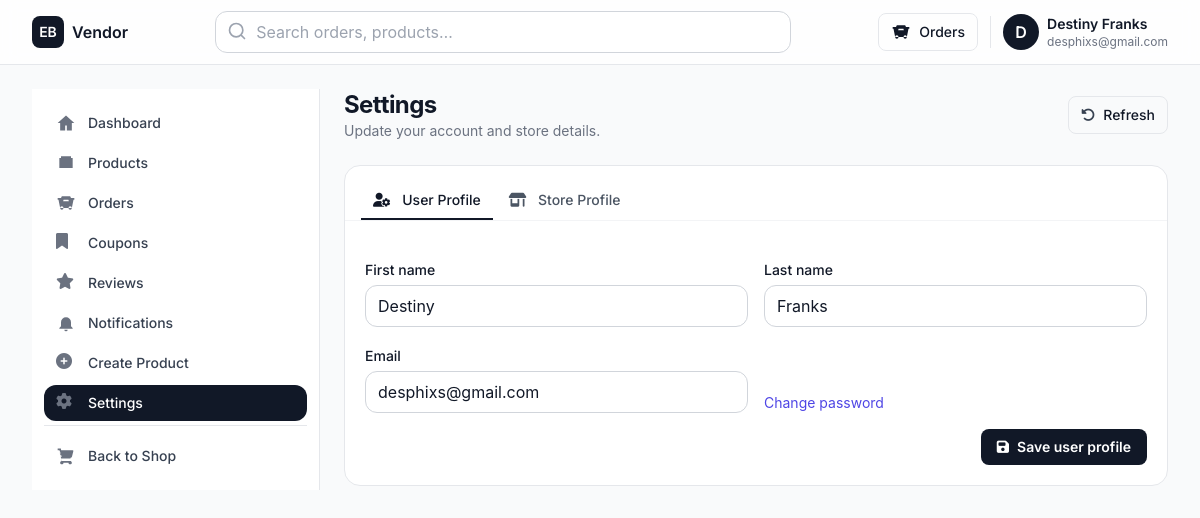
The app's page /vendor/settings/ (signed in) with its own data.
### userauths/models.py (models this page shows, shortened)
class User(AbstractUser):
    class Role(models.TextChoices):
        BUYER = "BUYER", "Buyer"
        VENDOR = "VENDOR", "Vendor"
    email = models.EmailField(unique=True)
    username = models.CharField(unique=True, max_length=50)
    role = models.CharField(max_length=50, choices=Role.choices, default=Role.BUYER)
    USERNAME_FIELD = 'email'
    REQUIRED_FIELDS = ['username']

### vendor/views.py (the view)
    def _wrapped(request, *args, **kwargs):
        user = request.user
        if not user.is_authenticated:
            from django.contrib.auth.views import redirect_to_login
            return redirect_to_login(request.get_full_path())
        if getattr(user, "role", "").upper() != "VENDOR":
            return HttpResponseBadRequest("Vendor account required.")
        return view_func(request, *args, **kwargs)

### userauths/forms.py (shortened to what this page needs)
class UserProfileForm(forms.ModelForm):
    class Meta:
        model = User
        fields = ["first_name", "last_name", "email"]
        widgets = {
            "first_name": forms.TextInput(attrs={"maxlength": 150}),
            "last_name": forms.TextInput(attrs={"maxlength": 150}),
            "email": forms.EmailInput(),
        }

### addon/context_processors.py (called while the page is built)
def global_context(request):
    context = {}
    context['site_config'] = models.SiteConfiguration.get_solo()
    context['theme_settings'] = models.ThemeSettings.get_solo()
    context['hero_section'] = models.HeroSection.objects.filter(active=True).first()
    context['social_links'] = models.SocialLink.objects.all()
    return context

### addon/models.py (called while the page is built)
    @classmethod
    def get_solo(cls):
        obj, created = cls.objects.get_or_create(pk=1)
        return obj

    @classmethod
    def get_solo(cls):
        obj, created = cls.objects.get_or_create(pk=1)
        return obj

### order/context_processors.py (called while the page is built)
def global_context(request):
    context = {}
    cart = Cart.get_for_request(request)
    context['cart_item_count'] = CartItem.objects.filter(cart=cart).count()
    return context

### order/models.py (called while the page is built)
    @classmethod
    def get_for_request(cls, request):
        if request.user.is_authenticated:
            cart, _ = cls.objects.get_or_create(user=request.user)
            return cart
        if not request.session.session_key:
            request.session.create()
        session_key = request.session.session_key
        cart, _ = cls.objects.get_or_create(session_key=session_key, user=None)
        return cart

### vendor/views.py (called while the page is built)
def vendor_required(view_func):
    def _wrapped(request, *args, **kwargs):
        user = request.user
        if not user.is_authenticated:
            from django.contrib.auth.views import redirect_to_login
            return redirect_to_login(request.get_full_path())
        if getattr(user, "role", "").upper() != "VENDOR":
            return HttpResponseBadRequest("Vendor account required.")
        return view_func(request, *args, **kwargs)
    return _wrapped

### vendor/templates/vendor/vendor_settings.html (shortened to what this page needs)
{% extends "partials/vendor/vendor_navigation.html" %}
{% block vendor_content %}
<link rel="stylesheet"
      href="https://cdnjs.cloudflare.com/ajax/libs/font-awesome/6.5.0/css/all.min.css"
 />
<div id="settings-app" class="space-y-6"
     data-user-update-url="{% url 'vendor:user_update_ajax' %}"
     data-vendor-update-url="{% url 'vendor:vendor_update_ajax' %}">
  <div class="flex items-center justify-between">
    <div>
      <h1 class="text-2xl font-bold tracking-tight">Settings</h1>
      <p class="text-sm text-gray-500">Update your account and store details.</p>
    </div>
    <a href="{{ request.get_full_path }}"
       class="inline-flex items-center gap-2 rounded-lg border border-gray-200 px-3 py-2 text-sm font-medium hover:bg-gray-50">
      <i class="fa-solid fa-rotate-left text-gray-700"></i>
      Refresh
    </a>
  </div>
  <div class="rounded-2xl border border-gray-200 bg-white">
    <div class="border-b border-gray-100 px-4 pt-4">
      <nav class="flex gap-1">
        <button type="button" data-tab="user"
                class="tab-btn px-3 py-2 text-sm font-medium rounded-t-lg border-b-2 border-gray-900">
          <i class="fa-solid fa-user-gear mr-2"></i> User Profile
        </button>
        <button type="button" data-tab="store"
                class="tab-btn px-3 py-2 text-sm font-medium rounded-t-lg text-gray-600 hover:text-gray-900 border-b-2 border-transparent">
          <i class="fa-solid fa-shop mr-2"></i> Store Profile
        </button>
      </nav>
    </div>
    <div class="p-5">
      <section id="tab-user" class="tab-panel">
        <form id="formUser" class="space-y-4">
          <div class="grid grid-cols-1 md:grid-cols-2 gap-4">
            <div>
              <label class="text-sm font-medium">First name</label>
              <input name="first_name" value="{{ user_form.instance.first_name }}"
                     class="mt-1 w-full rounded-xl border border-gray-300 px-3 py-2" maxlength="150">
            </div>
            <div>
              <label class="text-sm font-medium">Last name</label>
              <input name="last_name" value="{{ user_form.instance.last_name }}"
                     class="mt-1 w-full rounded-xl border border-gray-300 px-3 py-2" maxlength="150">
            </div>
          </div>
          <div class="grid grid-cols-1 md:grid-cols-2 gap-4">
            <div class="md:col-span-1">
              <label class="text-sm font-medium">Email</label>
              <input name="email" type="email" value="{{ user_form.instance.email }}"
                     class="mt-1 w-full rounded-xl border border-gray-300 px-3 py-2">
            </div>
            <div class="md:col-span-1 flex items-end">
              <a href="" class="text-sm text-indigo-600 hover:underline">Change password</a>
            </div>
          </div>
          <div class="flex items-center justify-end">
            <button type="submit"
                    class="inline-flex items-center gap-2 rounded-lg bg-gray-900 text-white px-4 py-2 text-sm font-semibold hover:bg-black">
              <i class="fa-solid fa-floppy-disk"></i>
              Save user profile
            </button>
          </div>
        </form>
      </section>
    </div>
  </div>
</div>
{% endblock %}

### templates/partials/vendor/vendor_navigation.html (shortened to what this page needs)
{% extends "base/vendor_base.html" %}
{% block content %}
<div class="min-h-screen bg-gray-50 text-gray-900">
  <header class="sticky top-0 z-50 bg-white/80 backdrop-blur border-b border-gray-200">
    <div class="max-w-8xl mx-auto px-4 sm:px-6 lg:px-8 h-16 flex items-center justify-between">
      <div class="flex items-center gap-3">
        <a href="{% url 'vendor:dashboard' %}" class="flex items-center gap-2">
          <span class="inline-flex items-center justify-center rounded-lg bg-gray-900 text-white h-8 w-8 text-sm font-semibold">EB</span>
          <span class="font-semibold">Vendor</span>
        </a>
      </div>
      <div class="hidden md:flex flex-1 max-w-xl mx-6">
        <div class="relative w-full">
          <input type="search" placeholder="Search orders, products…" class="w-full rounded-xl border border-gray-300 pl-10 pr-3 py-2 focus:ring-2 focus:ring-gray-900/20 focus:border-gray-400 bg-white/70">
          <svg class="absolute left-3 top-2.5 h-5 w-5 text-gray-400" xmlns="http://www.w3.org/2000/svg" fill="none" viewBox="0 0 24 24" stroke="currentColor">
            <path stroke-linecap="round" stroke-linejoin="round" stroke-width="2" d="m21 21-4.35-4.35M11 19a8 8 0 1 1 0-16 8 8 0 0 1 0 16z"/>
          </svg>
        </div>
      </div>
      <div class="flex items-center gap-3">
        <a href="{% url 'vendor:orders' %}" class="hidden sm:inline-flex items-center gap-2 rounded-lg border border-gray-200 px-3 py-2 hover:bg-gray-50">
          <svg class="h-5 w-5" xmlns="http://www.w3.org/2000/svg" fill="currentColor" viewBox="0 0 24 24"><path d="M7 4h10l1 2h4v2h-1l-2 10H5L3 8H2V6h4l1-2zm2.1 4l-.5 2h6.8l-.5-2H9.1zM7 20a2 2 0 1 0 0-4 2 2 0 0 0 0 4zm10 0a2 2 0 1 0 0-4 2 2 0 0 0 0 4z"/></svg>
          <span class="text-sm font-medium">Orders</span>
        </a>
        <a href="{% url 'vendor:settings' %}" class="flex items-center gap-2">
          <div class="h-9 w-9 rounded-full bg-gray-900 text-white grid place-items-center font-semibold">
            {{ request.user.first_name|default:request.user.username|first|upper }}
          </div>
          <div class="hidden sm:flex flex-col leading-tight">
            <span class="text-sm font-semibold">{{ request.user.get_full_name|default:request.user.username }}</span>
            <span class="text-xs text-gray-500">{{ request.user.email }}</span>
          </div>
        </a>
      </div>
    </div>
  </header>
  <div class="max-w-8xl mx-auto px-4 sm:px-6 lg:px-8 py-6">
    <div class="grid grid-cols-1 lg:grid-cols-[18rem_minmax(0,1fr)] gap-6">
      {% with view=request.resolver_match.view_name %}
      <aside id="vendorSidebar" class="fixed lg:static inset-y-0 left-0 z-50 w-72 transform -translate-x-full lg:translate-x-0 transition-transform duration-300 bg-white border-r border-gray-200 shadow-xl lg:shadow-none">
        <nav class="px-3 py-4 space-y-1 overflow-y-auto h-[calc(100vh-4rem)] lg:h-auto">
          <a href="{% url 'vendor:dashboard' %}"
             class="group flex items-center gap-3 px-3 py-2 rounded-xl transition
             {% if view == 'vendor:dashboard' %}bg-gray-900 text-white{% else %}text-gray-700 hover:bg-gray-100{% endif %}">
            <svg class="h-5 w-5 {% if view == 'vendor:dashboard' %}text-white{% else %}text-gray-500 group-hover:text-gray-700{% endif %}" xmlns="http://www.w3.org/2000/svg" fill="currentColor" viewBox="0 0 24 24"><path d="M12 3l10 9h-3v9h-6v-6H11v6H5v-9H2z"/></svg>
            <span class="text-sm font-medium">Dashboard</span>
          </a>
          <a href="{% url 'vendor:products' %}"
             class="group flex items-center gap-3 px-3 py-2 rounded-xl transition
             {% if view == 'vendor:products' %}bg-gray-900 text-white{% else %}text-gray-700 hover:bg-gray-100{% endif %}">
            <svg class="h-5 w-5 {% if view == 'vendor:products' %}text-white{% else %}text-gray-500 group-hover:text-gray-700{% endif %}" xmlns="http://www.w3.org/2000/svg" fill="currentColor" viewBox="0 0 24 24"><path d="M4 6h16v12H4zM6 4h12v2H6z"/></svg>
            <span class="text-sm font-medium">Products</span>
          </a>
          <a href="{% url 'vendor:orders' %}"
             class="group flex items-center gap-3 px-3 py-2 rounded-xl transition
             {% if view == 'vendor:orders' or view == 'vendor:order_detail' %}bg-gray-900 text-white{% else %}text-gray-700 hover:bg-gray-100{% endif %}">
            <svg class="h-5 w-5 {% if view == 'vendor:orders' or view == 'vendor:order_detail' %}text-white{% else %}text-gray-500 group-hover:text-gray-700{% endif %}" xmlns="http://www.w3.org/2000/svg" fill="currentColor" viewBox="0 0 24 24"><path d="M7 4h10l1 2h4v2h-1l-2 10H5L3 8H2V6h4l1-2zm2.1 4l-.5 2h6.8l-.5-2H9.1zM7 20a2 2 0 1 0 0-4 2 2 0 0 0 0 4zm10 0a2 2 0 1 0 0-4 2 2 0 0 0 0 4z"/></svg>
            <span class="text-sm font-medium">Orders</span>
          </a>
          <a href="{% url 'vendor:coupons' %}"
             class="group flex items-center gap-3 px-3 py-2 rounded-xl transition
             {% if view == 'vendor:coupons' %}bg-gray-900 text-white{% else %}text-gray-700 hover:bg-gray-100{% endif %}">
              <i class="fas fa-bookmark h-5 w-5 text-gray-500"></i>
            <span class="text-sm font-medium">Coupons</span>
          </a>
          <a href="{% url 'vendor:reviews' %}"
             class="group flex items-center gap-3 px-3 py-2 rounded-xl transition
             {% if view == 'vendor:reviews' %}bg-gray-900 text-white{% else %}text-gray-700 hover:bg-gray-100{% endif %}">
              <i class="fas fa-star h-5 w-5 text-gray-500"></i>
            <span class="text-sm font-medium">Reviews</span>
          </a>
          <a href="{% url 'vendor:notifications' %}"
             class="group flex items-center gap-3 px-3 py-2 rounded-xl transition
             {% if view == 'vendor:notifications' %}bg-gray-900 text-white{% else %}text-gray-700 hover:bg-gray-100{% endif %}">
            <svg class="h-5 w-5 {% if view == 'vendor:notifications' %}text-white{% else %}text-gray-500 group-hover:text-gray-700{% endif %}" xmlns="http://www.w3.org/2000/svg" fill="currentColor" viewBox="0 0 24 24"><path d="M12 22a2 2 0 0 0 2-2H10a2 2 0 0 0 2 2zM18 16v-5a6 6 0 1 0-12 0v5l-2 2v1h16v-1l-2-2z"/></svg>
            <span class="text-sm font-medium">Notifications</span>
          </a>
          <a href="{% url 'vendor:notifications' %}"
             class="group flex items-center gap-3 px-3 py-2 rounded-xl transition
             {% if view == 'vendor:notifications' %}bg-gray-900 text-white{% else %}text-gray-700 hover:bg-gray-100{% endif %}">
              <i class="fas fa-plus-circle h-5 w-5 text-gray-500"></i>
            <span class="text-sm font-medium">Create Product</span>
          </a>
          <a href="{% url 'vendor:settings' %}"
             class="group flex items-center gap-3 px-3 py-2 rounded-xl transition
             {% if view == 'vendor:settings' %}bg-gray-900 text-white{% else %}text-gray-700 hover:bg-gray-100{% endif %}">
              <i class="fas fa-cog h-5 w-5 text-gray-500"></i>
            <span class="text-sm font-medium">Settings</span>
          </a>
          <div class="pt-3 mt-3 border-t border-gray-200">
            <a href="{% url 'store:cart' %}" class="group flex items-center gap-3 px-3 py-2 rounded-xl text-gray-700 hover:bg-gray-100">
              <span class="text-sm font-medium">Back to Shop</span>
            </a>
          </div>
        </nav>
      </aside>
      {% endwith %}
      <main class="min-w-0">
        {% block vendor_content %}
        {% endblock %}
      </main>
    </div>
  </div>
</div>
{% endblock %}

### static/assets/css/style.css (style rules this page uses)
body { font-family: "Inter", sans-serif; overflow-x: hidden; }

### records on screen
User: user.first_name|first "D", user.get_full_name "Destiny Franks", user.email "desphixs@gmail.com", first_name "Destiny", last_name "Franks", email "desphixs@gmail.com"
